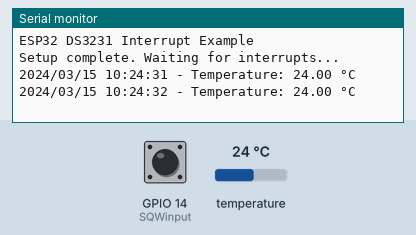
Simulated run of this sketch. Board: ESP32. Parts: the last lines printed to the serial monitor. The inputs (shaded band) are chosen by the test bench; at power-on: temperature 24 °C, GPIO 14 (SQWinput) HIGH. The local clock reads 2024-03-15 10:24:30 at power-on unless the sketch sets it; the sensor or clock chip raises its interrupt line as the real part does.

Above: at 2.2 s.
2.3 s: temperature set to 12 °C
At 3.6 s:
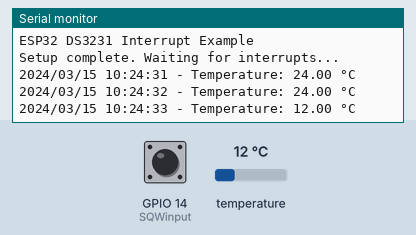
3.8 s: temperature set to 19 °C
At 4.6 s:
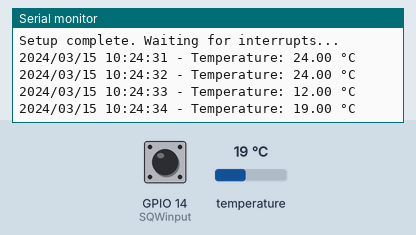
Timing chart, 0 to 6.8 s (numbered marks = the images above; inputs shaded):
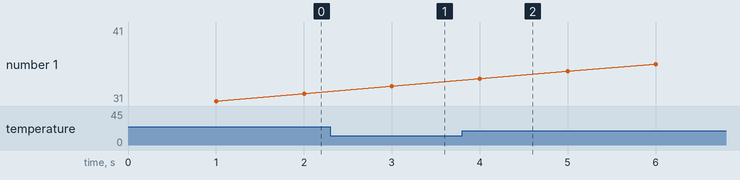

Measured:
- after the input at 2.3 s, the serial monitor: prints a new line after 0.70 s (image 1)
- after the input at 3.8 s, the serial monitor: prints a new line after 0.20 s (image 2)

The sketch:

rtc_interupt_ds3231.ino
```cpp
#include <Wire.h>
#include <RTClib.h>

// Pin definitions
#define I2C_SDA 26
#define I2C_SCL 25
const byte SQWinput = 14;

// RTC object
RTC_DS3231 rtc;

// Interrupt flag
volatile bool timeToRead = false;

// Interrupt service routine
void IRAM_ATTR sqwISR() {
  timeToRead = true;
}

void setup() {
  Serial.begin(115200);
  delay(1000);

  Serial.println("ESP32 DS3231 Interrupt Example");

  // Initialize I2C with custom pins
  Wire.begin(I2C_SDA, I2C_SCL);

  // Initialize RTC
  if (!rtc.begin()) {
    Serial.println("Couldn't find RTC");
    while (1) delay(10);
  }

  // Check if RTC lost power and if so, set the time
  if (rtc.lostPower()) {
    Serial.println("RTC lost power, setting the time!");
    // Set to date & time this sketch was compiled
    rtc.adjust(DateTime(F(__DATE__), F(__TIME__)));
  }

  // Configure DS3231 SQW pin for 1Hz output
  // This will generate an interrupt every 1 second
  rtc.writeSqwPinMode(DS3231_SquareWave1Hz);

  // Setup interrupt pin
  pinMode(SQWinput, INPUT_PULLUP);
  attachInterrupt(digitalPinToInterrupt(SQWinput), sqwISR, FALLING);

  Serial.println("Setup complete. Waiting for interrupts...");
  Serial.println();
}

// Counter for N seconds
int secondCounter = 0;
const int N_SECONDS = 1; // Change this to print every N seconds

void loop() {
  // Check if interrupt flag is set
  if (timeToRead) {
    timeToRead = false;
    secondCounter++;

    // Print time every N seconds
    if (secondCounter >= N_SECONDS) {
      secondCounter = 0;

      DateTime now = rtc.now();

      // Print formatted time
      Serial.print(now.year(), DEC);
      Serial.print('/');
      if (now.month() < 10) Serial.print('0');
      Serial.print(now.month(), DEC);
      Serial.print('/');
      if (now.day() < 10) Serial.print('0');
      Serial.print(now.day(), DEC);
      Serial.print(" ");

      if (now.hour() < 10) Serial.print('0');
      Serial.print(now.hour(), DEC);
      Serial.print(':');
      if (now.minute() < 10) Serial.print('0');
      Serial.print(now.minute(), DEC);
      Serial.print(':');
      if (now.second() < 10) Serial.print('0');
      Serial.print(now.second(), DEC);

      Serial.print(" - Temperature: ");
      Serial.print(rtc.getTemperature());
      Serial.println(" °C");
    }
  }

  // You can do other tasks here
  // The interrupt ensures accurate timing
}
```
